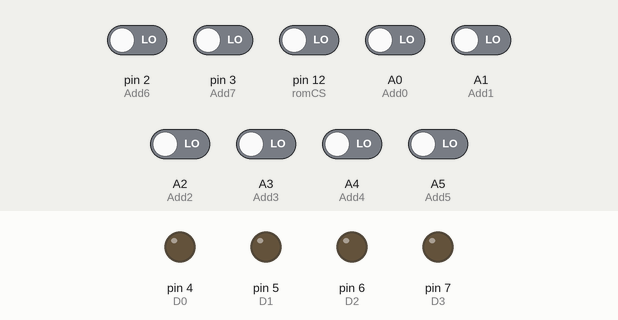
Simulated run of this sketch. Board: Arduino Uno, built with avr-gcc and run on an emulated ATmega328P. On the bench: output pins drawn as LEDs (lit = HIGH). Inputs (shaded band) come from the test bench; at power-on: A0 (Add0), A1 (Add1), A2 (Add2), A3 (Add3), A4 (Add4), A5 (Add5), pin 2 (Add6), pin 3 (Add7), pin 12 (romCS) LOW. Pins used as bus, display or sensor lines are not drawn.

Above: at 1.2 s.
1.3 s: pin 12 (romCS) driven HIGH
At 2.5 s:
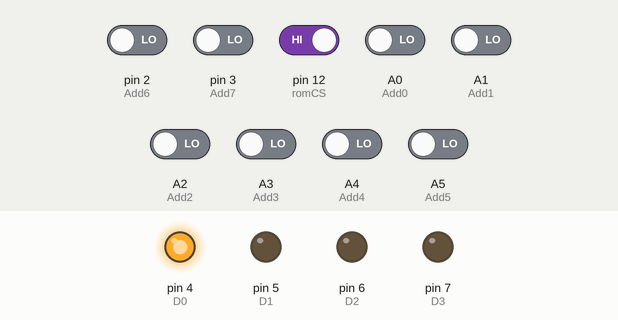
2.8 s: pin 2 (Add6) driven HIGH
At 3.7 s:
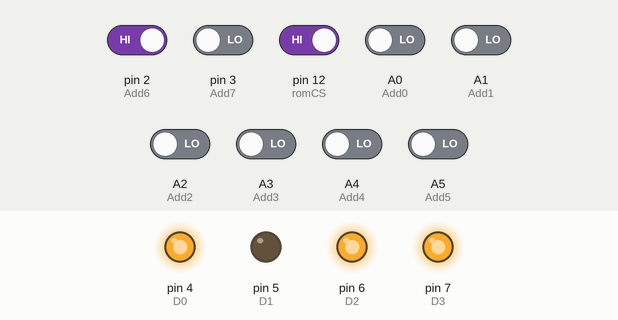
4.3 s: A0 (Add0) driven HIGH
At 4.8 s:
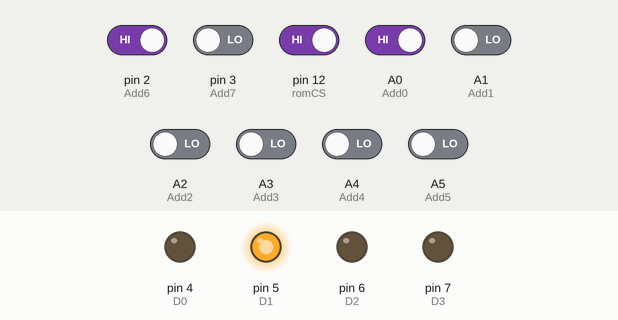
5.8 s: A2 (Add2) driven HIGH
At 7.0 s:
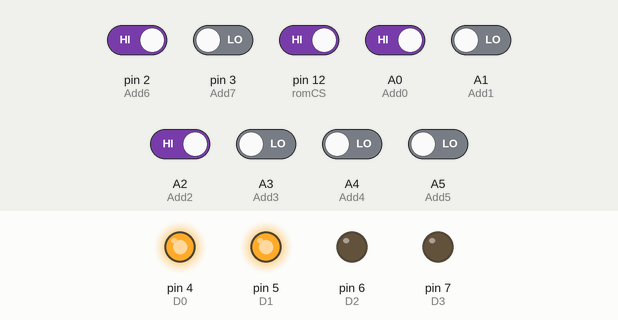
7.3 s: A0 (Add0) driven LOW
At 8.3 s:
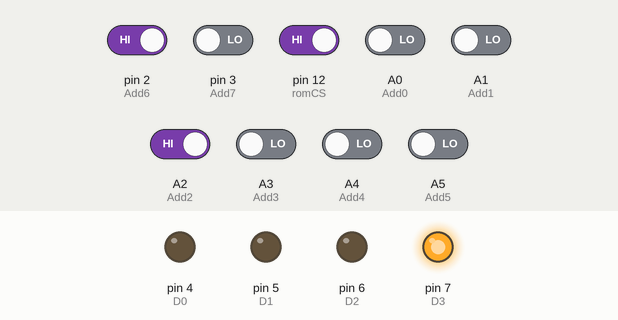
8.8 s: A3 (Add3) driven HIGH
At 9.5 s:
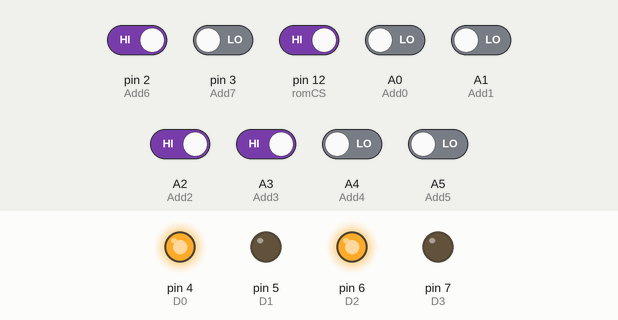
Timing chart, 0 to 11.3 s (numbered marks = the images above; inputs shaded):
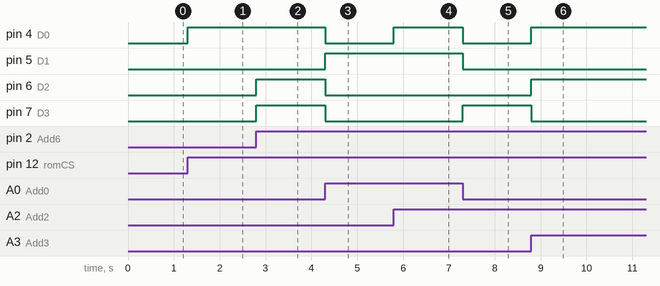

The sketch:

_6800_support.ino
```cpp
// pins config
#define Add0 A0
#define Add1 A1
#define Add2 A2
#define Add3 A3
#define Add4 A4
#define Add5 A5
#define Add6 2
#define Add7 3
#define D0 4
#define D1 5
#define D2 6
#define D3 7
#define D4 8
#define D5 9
#define D6 10
#define D7 11
#define romCS 12
#define writeEnable 13

//constants


//PROM DATA
byte prom[] = {0x01, 0x01, 0x7E, 0x00, 0x08, 0x01, 0x01, 0x01, 0x01, 0x01, 0x7E, 0x00, 0x00};


void setup() {

  Serial.begin(38400);

  //set address lines as inputs
  pinMode(Add0, INPUT);
  pinMode(Add1, INPUT);
  pinMode(Add2, INPUT);
  pinMode(Add3, INPUT);
  pinMode(Add4, INPUT);
  pinMode(Add5, INPUT);
  pinMode(Add6, INPUT);
  pinMode(Add7, INPUT);
  pinMode(romCS, INPUT);

  //set data lines to 0, so CPU resets operation to memory address 0;
  writeData(0);
}

void loop() {
  //write data for instructions
  if (digitalRead(romCS)){

    byte add = readAddress();

    if (add == 254 || add == 255) {
      writeData(0);
    } else {
      outputPROM(add);
//      Serial.print("address: ");
//      Serial.print(add);
//      //serialOutByte(add);
//      Serial.print(" data: ");
//      serialOutByte(prom[add]);
//      Serial.println();
    }
  }

}

void setDataIn() {
  pinMode(D0, INPUT);
  pinMode(D1, INPUT);
  pinMode(D2, INPUT);
  pinMode(D3, INPUT);
  pinMode(D4, INPUT);
  pinMode(D5, INPUT);
  pinMode(D6, INPUT);
  pinMode(D7, INPUT);
}

void setDataOut() {
  pinMode(D0, OUTPUT);
  pinMode(D1, OUTPUT);
  pinMode(D2, OUTPUT);
  pinMode(D3, OUTPUT);
  pinMode(D4, OUTPUT);
  pinMode(D5, OUTPUT);
  pinMode(D6, OUTPUT);
  pinMode(D7, OUTPUT);
}

byte readAddress() {
  byte data;
  bitWrite(data, 0, digitalRead(Add0));
  bitWrite(data, 1, digitalRead(Add1));
  bitWrite(data, 2, digitalRead(Add2));
  bitWrite(data, 3, digitalRead(Add3));
  bitWrite(data, 4, digitalRead(Add4));
  bitWrite(data, 5, digitalRead(Add5));
  bitWrite(data, 6, digitalRead(Add6));
  bitWrite(data, 7, digitalRead(Add7));
  return data;
}

byte readData() {
  setDataIn();
  byte data;
  bitWrite(data, 0, digitalRead(D0));
  bitWrite(data, 1, digitalRead(D1));
  bitWrite(data, 2, digitalRead(D2));
  bitWrite(data, 3, digitalRead(D3));
  bitWrite(data, 4, digitalRead(D4));
  bitWrite(data, 5, digitalRead(D5));
  bitWrite(data, 6, digitalRead(D6));
  bitWrite(data, 7, digitalRead(D7));
  return data;
}

void writeData(byte message) {
  setDataOut();
  digitalWrite(D0, bitRead(message, 0));
  digitalWrite(D1, bitRead(message, 1));
  digitalWrite(D2, bitRead(message, 2));
  digitalWrite(D3, bitRead(message, 3));
  digitalWrite(D4, bitRead(message, 4));
  digitalWrite(D5, bitRead(message, 5));
  digitalWrite(D6, bitRead(message, 6));
  digitalWrite(D7, bitRead(message, 7));
}

void outputPROM(byte address) {
  byte data = prom[address];
  writeData(data);
}

void serialOutByte(byte message) {
  for (int j = 7; j > -1; j--) {
      Serial.print(bitRead(message, j));
  }
}
```

Measured:
- after the input at 1.3 s, pin 4 (D0): LOW → HIGH at once
- after the input at 2.8 s, pin 6 (D2), pin 7 (D3): LOW → HIGH at once
- after the input at 4.3 s, pin 4 (D0), pin 6 (D2), pin 7 (D3): HIGH → LOW at once; pin 5 (D1): LOW → HIGH at once
- after the input at 5.8 s, pin 4 (D0): LOW → HIGH at once
- after the input at 7.3 s, pin 4 (D0), pin 5 (D1): HIGH → LOW at once; pin 7 (D3): LOW → HIGH at once
- after the input at 8.8 s, pin 4 (D0), pin 6 (D2): LOW → HIGH at once; pin 7 (D3): HIGH → LOW at once
